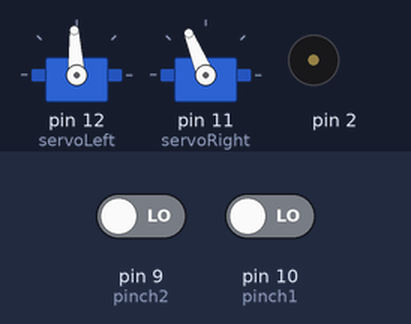
A sketch run on a simulated Arduino Uno, built with avr-gcc and run on an emulated ATmega328P. On the bench: 2 × servo, buzzer (waves = sounding). The test bench sets the inputs (shaded band); at power-on: pin 9 (pinch2) LOW, pin 10 (pinch1) LOW. What the sketch prints to the serial monitor is not drawn.

Above: at 0.4 s.
Timing chart, 0 to 1.9 s (numbered marks = the images above):
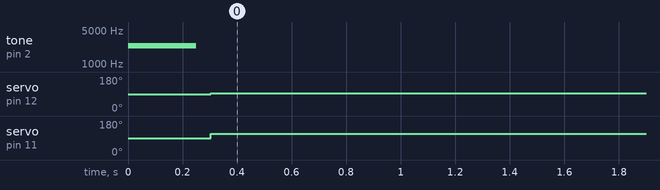

The sketch:

RC_ArcadeBOE.ino
```cpp
// BOE shield - Hooking to HobbyKing RC unit
// Arcade Drive style
//#use Serial
#include <Servo.h>
Servo servoLeft;
Servo servoRight;


// declare R/C pins and variables
int ch1; // Right Joysteck, Left - Right reading
int ch2; // Right Joysteck, Front - Back reading
//int ch3; // Left Joysteck, Front - Back reading
//int ch4; // Left Joystick, Left - Right reading
//int ch5; // VR(A)
//int ch6; // VR(B)

int pinch1 = 10;
int pinch2 = 9;
//int pinch3 = 8;
//int pinch4 = 7;
//int pinch5 = 6;
//int pinch6 = 5;
int leftMotor, rightMotor;
int turn;
int throttle;
int t2sign;
int inside;

void setup() {
  servoLeft.attach(12);
  servoRight.attach(11);
  tone(2, 2400, 250);                       // Play tone for 1 second
  delay(250);                               // Delay to finish tone

  pinMode(pinch1, INPUT); // Set our input pins as such
  pinMode(pinch2, INPUT);
  //  pinMode(pinch3, INPUT);
  //  pinMode(pinch4, INPUT);
  //  pinMode(pinch5, INPUT);
  //  pinMode(pinch6, INPUT);

  Serial.begin(57600);
}

void loop() {

  ch1 = pulseIn(pinch1, HIGH, 25000); // Read the pulse width of
  ch2 = pulseIn(pinch2, HIGH, 25000); // each channel
  //  ch3 = pulseIn(pinch3, HIGH, 25000);
  //  ch4 = pulseIn(pinch4, HIGH, 25000);
  //  ch5 = pulseIn(pinch5, HIGH, 25000);
  //  ch6 = pulseIn(pinch6, HIGH, 25000);

  throttle = map(ch2,1150,1800,-200,200);
  throttle = constrain(throttle, -200,200);
  turn = map(ch1,1150,1800,-200,200);
  turn = constrain(turn, -200, 200);
  t2sign = abs(float(turn) * float(throttle))/(float(turn) *float(throttle)); // Use to find the sign of the product
  inside = throttle - (t2sign * turn);
  // If throttle sign and turn are opposite, add them; if they are the same, subtract them.
  // Use this as the speed for the inside wheel of the turn.

  if (turn >= 0) { // Right Turn, so left motor at full Throttle setting, right motor reduced by turn
    rightMotor = 1500 + inside;
    leftMotor = 1500 + throttle;
  }
  else { // Left Turn, so right motor at full Throttle setting, left motor reduced by turn
    rightMotor = 1500 + throttle;
    leftMotor = 1500 + inside ;
  }
  // Right Motor is one backwards so remap from 1300 - 1700 to 1700 to 1300
  rightMotor = map(rightMotor, 1300, 1700, 1700, 1300);

  Serial.print("Ch 1: ");
  Serial.print(ch1);        // each channel
  Serial.print(", Throttle = ");
  Serial.print(throttle);        // each channel

  Serial.print(",  Ch 2: ");
  Serial.print(ch2);        // each channel
  Serial.print(", Turn = ");
  Serial.print(turn);        // each channel
  Serial.print(", Inside = ");
  Serial.print(inside);        // each channel
  Serial.print(", t2sign = ");
  Serial.print(t2sign);        // each channel
  Serial.print(", t2 = ");
  Serial.print(turn*throttle);        // each channel

  //  Serial.print("    Channel 3:");
  //  Serial.print(ch3);

  servoLeft.writeMicroseconds(leftMotor);
  servoRight.writeMicroseconds(rightMotor);
  Serial.print(",  sLeft = ");
  Serial.print(leftMotor);
  Serial.print(",  sRight = ");
  Serial.println(rightMotor);

  delay(200); // delay for ease in reading
}
```

Measured:
- by itself, servo on pin 12 (servoLeft): 90° → 93° at 0.30 s
- by itself, servo on pin 11 (servoRight): 90° → 112° at 0.30 s
